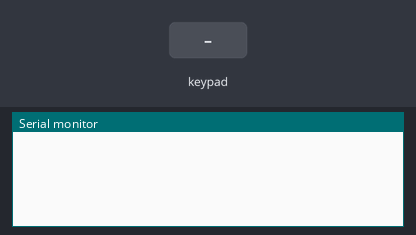
Recording of a sketch running on a simulated Arduino Mega 2560, built with avr-gcc and run on an emulated ATmega2560. Parts: the last lines printed to the serial monitor. Wiring (inferred from the names in the program): 4×4 keypad with keys 1 2 3 A 4 5 6 B 7 8 9 C * 0 # D (labels assumed): rows pin 32, pin 34, pin 36, pin 38; columns pin 33, pin 35, pin 37, pin 39. The inputs (shaded band) are chosen by the test bench.

Above: at 1.2 s.
1.3 s: key '1' pressed
At 2.5 s:
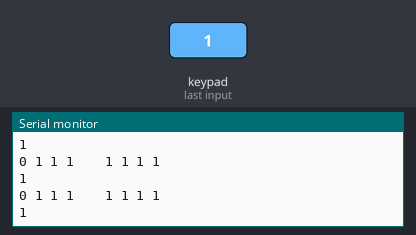
2.8 s: keypad keys 1 2 # pressed 0.4 s apart
At 4.8 s:
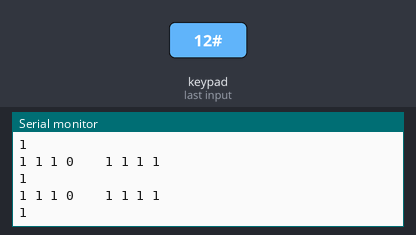
5.5 s: key '4' pressed
At 6.2 s:
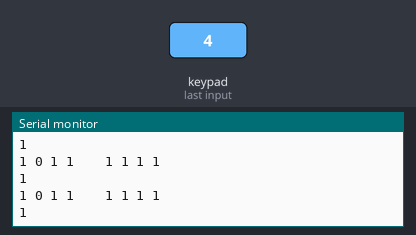

The sketch:

helloworld.ino
```cpp
int rows[] = {32, 34, 36, 38};
int cols[] = {33, 35, 37, 39};

void setup() {
  Serial.begin(9600);
}


void initPinModes() {
  // put your setup code here, to run once:
  for (int i = 0; i < 4; i++) {
    pinMode(cols[i], OUTPUT);
    digitalWrite(cols[i], LOW);
    pinMode(rows[i], INPUT_PULLUP);
//    digitalWrite(rows[i], LOW);
  }
}

void loop() {
  int button = query_keypad();
  if(button != 0) {
  Serial.println(button);
  }
  delay(50);
}

/**
   Reads the keypad and returns a number that is currently pressed

   @return (integer) value of currently pressed key (1-16) (0 for none)
*/
int query_keypad() {
  // Set the mode initially (0-3 output, 4-7 input)
  initPinModes();

  // Short wait for the pins to update
  delay(1);

  /*---------- Scan Columns ----------*/
  /*
    Serial.print(digitalRead(rows[0]));
    Serial.print(" ");
    Serial.print(digitalRead(rows[1]));
    Serial.print(" ");
    Serial.print(digitalRead(rows[2]));
    Serial.print(" ");
    Serial.println(digitalRead(rows[3])); */

  // Grab the state of the IDR
  if (digitalRead(rows[0]) == true && digitalRead(rows[1]) == true && digitalRead(rows[2]) == true && digitalRead(rows[3]) == true) {
    // this is the default, so nothing is pressed
    //Serial.println("\n\n\nDefault\n\n\n");
    return 0;
  }


  //  for(int i = 0; i < 4; i++) {
  Serial.print(digitalRead(rows[0]));
  Serial.print(" ");
  Serial.print(digitalRead(rows[1]));
  Serial.print(" ");
  Serial.print(digitalRead(rows[2]));
  Serial.print(" ");
  Serial.print(digitalRead(rows[3]));

  Serial.print("    ");


  int magic_row = -1;
  for(int i = 0; i < 4; i++) {
    if(digitalRead(rows[i]) == LOW) {
      magic_row = i;
    }
  }

  // Set the columns to read, and the rows to write
  //gpio_c->MODER &= ~(0xFFFF);
  //gpio_c->MODER |= 0x5500;

  for (int i = 0; i < 4; i++) {
    pinMode(rows[i], OUTPUT);
  }

  delay(1);


  // Write the pattern from the IDR back to the ODR
  //gpio_c->ODR &= ~(0xFF);
  //gpio_c->ODR |= idr;


  for (int i = 0; i < 4; i++) {
    digitalWrite(rows[i], digitalRead(rows[i]));
    //digitalWrite(cols[i], digitalRead(cols[i]));
  }

  delay(1);

   for (int i = 0; i < 4; i++) {
    pinMode(cols[i], INPUT_PULLUP);
  }


  Serial.print(digitalRead(cols[0]));
  Serial.print(" ");
  Serial.print(digitalRead(cols[1]));
  Serial.print(" ");
  Serial.print(digitalRead(cols[2]));
  Serial.print(" ");
  Serial.println(digitalRead(cols[3]));
//    }
  /*

    idr = gpio_c->IDR;
    idr ^= 0xFF;
    uint8_t row = idr, col = idr;

    row = row >> 4;
    row = log2(row);

    col &= ~(0xF0);
    col = log2(col);

    // Convert row and col into a button number
    uint8_t button_number = row * 4 + col + 1;

    //  printf("R: %d, C: %d, #: %d\r\n", row, col, button_number);
  */

      for(int c = 0; c < 4; c++) {

        if(digitalRead(cols[c]) == false) {
          return (magic_row * 4) + c + 1;
        }
      }
}
```

Measured:
- after the input at 1.3 s, the serial monitor: prints a new line at once (image 1)
- after the input at 2.8 s, the serial monitor: prints a new line after 0.80 s (image 2)
- after the input at 5.5 s, the serial monitor: prints a new line at once (image 3)
